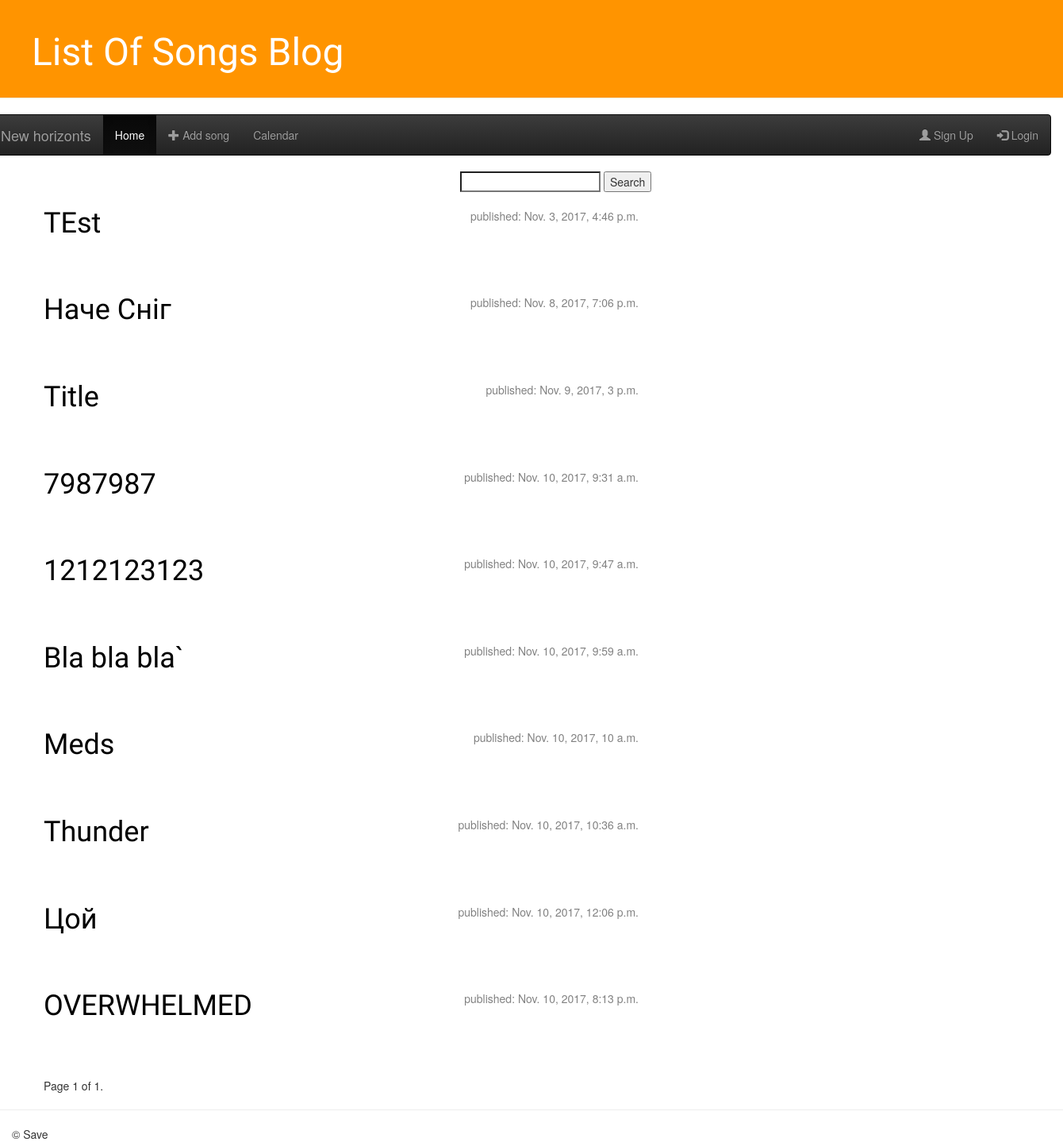
Before: / with the older database file.
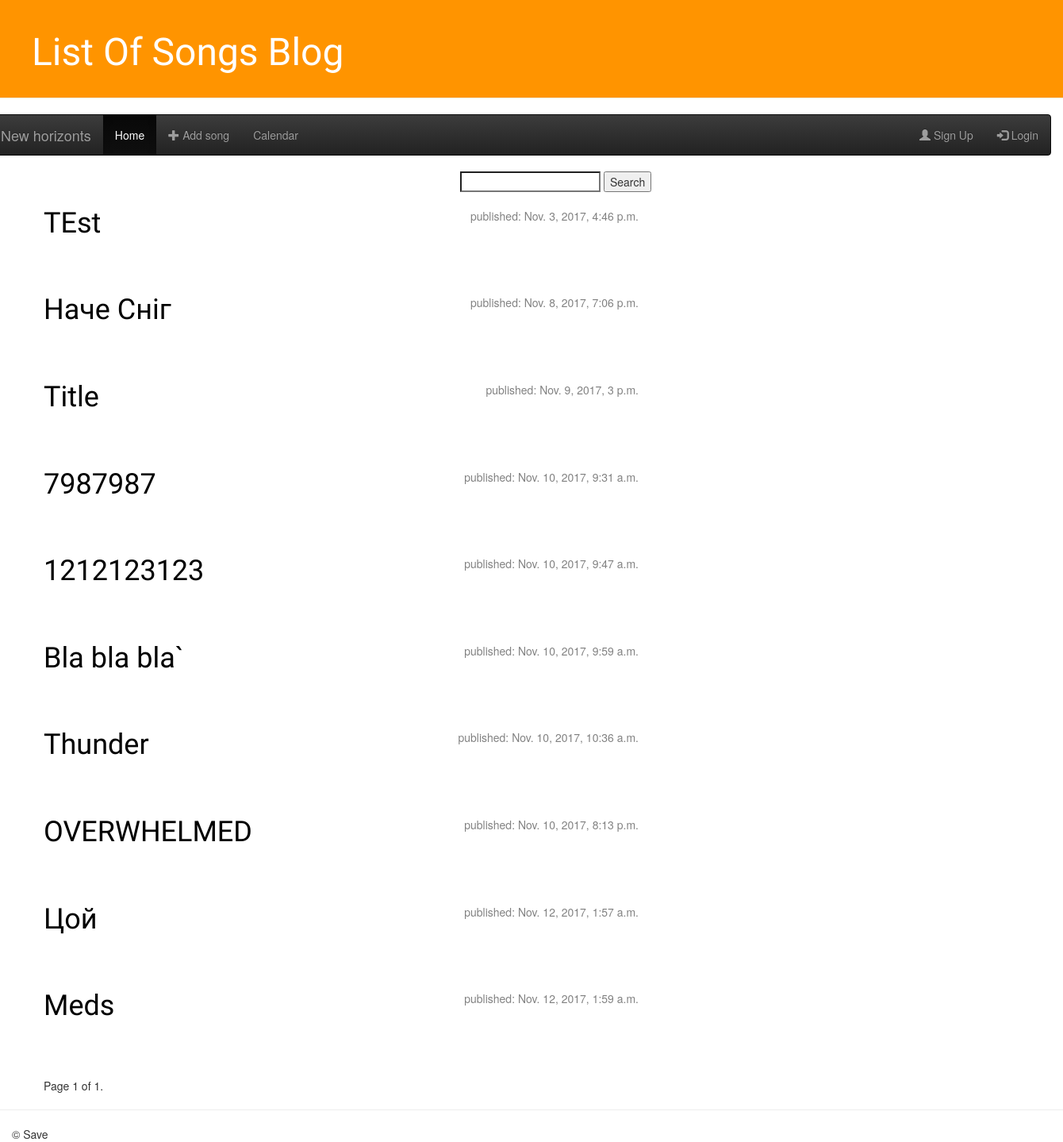
After: the same page with the newer database file.
### blog/models.py (models this page shows, shortened)
class Post(models.Model):
    author = models.ForeignKey('auth.User')
    title = models.CharField(max_length=200)
    text = models.TextField()
    image = models.FileField(null = True, blank = True)
    music = models.FileField(null=True, blank=True)
    created_date = models.DateTimeField(
            default=timezone.now)
    published_date = models.DateTimeField(
            blank=True, null=True)

### blog/views.py (the view)
# urls.py: url(r'^$', views.post_list, name='post_list'),
def post_list(request):
    query = request.GET.get("query")
    if query:
        posts = Post.objects.filter(title__icontains=query)
    else:
        posts = Post.objects.filter(published_date__lte=timezone.now()).order_by('published_date')
    paginator = Paginator(posts, 10)
    page = request.GET.get('page')
    try:
        posts = paginator.page(page)
    except PageNotAnInteger:
        posts = paginator.page(1)
    except EmptyPage:
        posts = paginator.page(paginator.num_pages)
    context = {"posts": posts}
    return render(request, 'blog/post_list.html', context)

### blog/templates/blog/post_list.html (shortened to what this page needs)
{% extends 'blog/base.html' %}
{% block content %}
<form method="GET" action="" style="position:relative;left:70%;">
<input type="search" name="query" value="{{request.GET.query}}"/>
<input type="submit" value="Search"/>
</form>
            {% for post in posts %}
            <div class="post">
                <div class="date">
                    <p>published: {{ post.published_date }}</p>
                </div>
                <h1><a href="{% url 'post_detail' pk=post.pk %}">{{ post.title }}</a></h1>
                </div>
            {% endfor %}
<div class="wrapper">
    <span class="step-links">
        <span class="current">
            Page {{ posts.number }} of {{ posts.paginator.num_pages }}.
        </span>
    </span>
</div>
{% endblock %}

Changed rows visible on the page:
shown differently, row unchanged: Post "Thunder": moves up the list
shown differently, row unchanged: Post "OVERWHELMED": moves up the list
changed Post "Цой": published_date "Nov. 10, 2017, 12:06 p.m." → "Nov. 12, 2017, 1:57 a.m."; moves down the list
changed Post "Meds": published_date "Nov. 10, 2017, 10 a.m." → "Nov. 12, 2017, 1:59 a.m."
